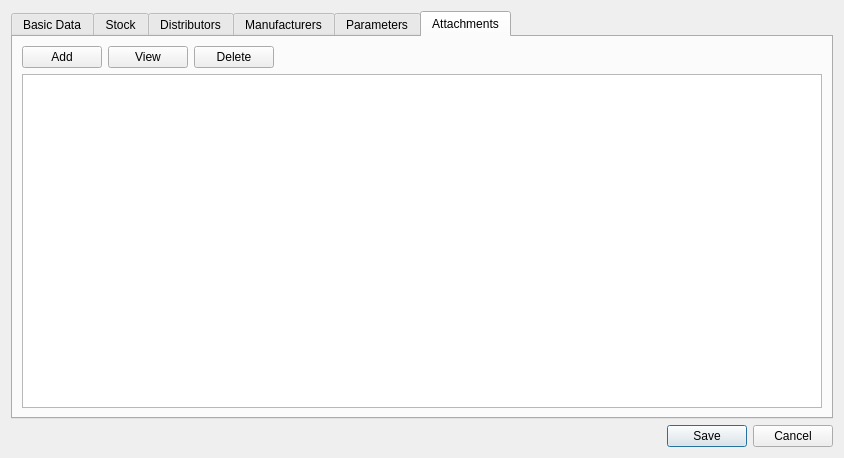
<?xml version="1.0" encoding="UTF-8"?>
<ui version="4.0">
 <class>PartDialog</class>
 <widget class="QDialog" name="PartDialog">
  <property name="geometry">
   <rect>
    <x>0</x>
    <y>0</y>
    <width>844</width>
    <height>458</height>
   </rect>
  </property>
  <property name="windowTitle">
   <string>Dialog</string>
  </property>
  <property name="windowIcon">
   <iconset resource="../../resources.qrc">
    <normaloff>:/largeIcons/page_parts</normaloff>:/largeIcons/page_parts</iconset>
  </property>
  <layout class="QVBoxLayout" name="verticalLayout">
   <item>
    <widget class="QTabWidget" name="tabWidget">
     <property name="currentIndex">
      <number>5</number>
     </property>
     <widget class="QWidget" name="tab_1">
      <attribute name="icon">
       <iconset resource="../../resources.qrc">
        <normaloff>:/icons/part</normaloff>:/icons/part</iconset>
      </attribute>
      <attribute name="title">
       <string>Basic Data</string>
      </attribute>
      <layout class="QFormLayout" name="formLayout">
       <item row="0" column="0">
        <widget class="QLabel" name="label">
         <property name="text">
          <string>Name:</string>
         </property>
        </widget>
       </item>
       <item row="0" column="1">
        <layout class="QHBoxLayout" name="horizontalLayout_9">
         <item>
          <widget class="QLineEdit" name="partNameEdit"/>
         </item>
        </layout>
       </item>
       <item row="1" column="0">
        <widget class="QLabel" name="label_2">
         <property name="text">
          <string>Description</string>
         </property>
        </widget>
       </item>
       <item row="1" column="1">
        <widget class="QLineEdit" name="partDescriptionEdit"/>
       </item>
       <item row="2" column="0">
        <widget class="QLabel" name="label_3">
         <property name="text">
          <string>Minimum Stock:</string>
         </property>
        </widget>
       </item>
       <item row="2" column="1">
        <layout class="QHBoxLayout" name="horizontalLayout_5">
         <item>
          <widget class="QSpinBox" name="minStockSpinBox">
           <property name="maximum">
            <number>9999999</number>
           </property>
           <property name="value">
            <number>0</number>
           </property>
          </widget>
         </item>
         <item>
          <widget class="QLabel" name="label_4">
           <property name="text">
            <string>Part unit:</string>
           </property>
          </widget>
         </item>
         <item>
          <widget class="RelationalComboBox" name="partUnitCombo"/>
         </item>
         <item>
          <spacer name="horizontalSpacer_6">
           <property name="orientation">
            <enum>Qt::Horizontal</enum>
           </property>
           <property name="sizeHint" stdset="0">
            <size>
             <width>40</width>
             <height>20</height>
            </size>
           </property>
          </spacer>
         </item>
        </layout>
       </item>
       <item row="3" column="0">
        <widget class="QLabel" name="label_5">
         <property name="text">
          <string>Category:</string>
         </property>
        </widget>
       </item>
       <item row="3" column="1">
        <widget class="TreeViewComboBox" name="partCategoryCombo">
         <property name="sizePolicy">
          <sizepolicy hsizetype="Expanding" vsizetype="Fixed">
           <horstretch>0</horstretch>
           <verstretch>0</verstretch>
          </sizepolicy>
         </property>
         <property name="minimumContentsLength">
          <number>24</number>
         </property>
        </widget>
       </item>
       <item row="4" column="1">
        <layout class="QHBoxLayout" name="horizontalLayout_6"/>
       </item>
       <item row="5" column="0">
        <widget class="QLabel" name="label_7">
         <property name="text">
          <string>Package:</string>
         </property>
        </widget>
       </item>
       <item row="5" column="1">
        <layout class="QHBoxLayout" name="horizontalLayout_7">
         <item>
          <widget class="QRadioButton" name="nonePackageRadioButton">
           <property name="text">
            <string>None</string>
           </property>
          </widget>
         </item>
         <item>
          <widget class="QRadioButton" name="usePackageRadioButton">
           <property name="text">
            <string/>
           </property>
          </widget>
         </item>
         <item>
          <widget class="RelationalComboBox" name="partPackageCombo">
           <property name="editable">
            <bool>true</bool>
           </property>
           <property name="insertPolicy">
            <enum>QComboBox::NoInsert</enum>
           </property>
          </widget>
         </item>
         <item>
          <spacer name="horizontalSpacer_5">
           <property name="orientation">
            <enum>Qt::Horizontal</enum>
           </property>
           <property name="sizeHint" stdset="0">
            <size>
             <width>40</width>
             <height>20</height>
            </size>
           </property>
          </spacer>
         </item>
        </layout>
       </item>
       <item row="6" column="0">
        <widget class="QLabel" name="label_10">
         <property name="text">
          <string>Custom part#:</string>
         </property>
        </widget>
       </item>
       <item row="6" column="1">
        <widget class="QLineEdit" name="partCustomPartNumberEdit"/>
       </item>
       <item row="7" column="0">
        <widget class="QLabel" name="label_8">
         <property name="text">
          <string>Comment:</string>
         </property>
        </widget>
       </item>
       <item row="7" column="1">
        <widget class="QPlainTextEdit" name="partCommentText">
         <property name="sizePolicy">
          <sizepolicy hsizetype="Expanding" vsizetype="Expanding">
           <horstretch>0</horstretch>
           <verstretch>0</verstretch>
          </sizepolicy>
         </property>
         <property name="tabChangesFocus">
          <bool>true</bool>
         </property>
        </widget>
       </item>
      </layout>
     </widget>
     <widget class="QWidget" name="tab">
      <attribute name="icon">
       <iconset resource="../../resources.qrc">
        <normaloff>:/icons/stock</normaloff>:/icons/stock</iconset>
      </attribute>
      <attribute name="title">
       <string>Stock</string>
      </attribute>
      <layout class="QVBoxLayout" name="verticalLayout_6">
       <item>
        <layout class="QHBoxLayout" name="horizontalLayout_8">
         <item>
          <widget class="QPushButton" name="addStockEntryButton">
           <property name="text">
            <string>Add</string>
           </property>
           <property name="icon">
            <iconset resource="../../resources.qrc">
             <normaloff>:/icons/stock_entry_add</normaloff>:/icons/stock_entry_add</iconset>
           </property>
          </widget>
         </item>
         <item>
          <widget class="QPushButton" name="removeStockButton">
           <property name="text">
            <string>Remove</string>
           </property>
           <property name="icon">
            <iconset resource="../../resources.qrc">
             <normaloff>:/icons/stock_entry_remove</normaloff>:/icons/stock_entry_remove</iconset>
           </property>
          </widget>
         </item>
         <item>
          <widget class="QPushButton" name="moveStockButton">
           <property name="text">
            <string>Move</string>
           </property>
           <property name="icon">
            <iconset resource="../../resources.qrc">
             <normaloff>:/icons/stock_entry_move</normaloff>:/icons/stock_entry_move</iconset>
           </property>
          </widget>
         </item>
         <item>
          <spacer name="horizontalSpacer_8">
           <property name="orientation">
            <enum>Qt::Horizontal</enum>
           </property>
           <property name="sizeHint" stdset="0">
            <size>
             <width>40</width>
             <height>20</height>
            </size>
           </property>
          </spacer>
         </item>
        </layout>
       </item>
       <item>
        <widget class="ExtendedTableView" name="partStockTableView">
         <property name="tabKeyNavigation">
          <bool>false</bool>
         </property>
         <property name="alternatingRowColors">
          <bool>true</bool>
         </property>
         <property name="selectionMode">
          <enum>QAbstractItemView::SingleSelection</enum>
         </property>
         <property name="selectionBehavior">
          <enum>QAbstractItemView::SelectRows</enum>
         </property>
         <attribute name="horizontalHeaderStretchLastSection">
          <bool>true</bool>
         </attribute>
         <attribute name="verticalHeaderVisible">
          <bool>false</bool>
         </attribute>
        </widget>
       </item>
      </layout>
     </widget>
     <widget class="QWidget" name="tab_2">
      <attribute name="icon">
       <iconset resource="../../resources.qrc">
        <normaloff>:/icons/distributor</normaloff>:/icons/distributor</iconset>
      </attribute>
      <attribute name="title">
       <string>Distributors</string>
      </attribute>
      <layout class="QVBoxLayout" name="verticalLayout_2">
       <item>
        <layout class="QHBoxLayout" name="horizontalLayout">
         <item>
          <widget class="QPushButton" name="addDistributorButton">
           <property name="text">
            <string>Add</string>
           </property>
           <property name="icon">
            <iconset resource="../../resources.qrc">
             <normaloff>:/icons/distributor_add</normaloff>:/icons/distributor_add</iconset>
           </property>
          </widget>
         </item>
         <item>
          <widget class="QPushButton" name="deleteDistributorButton">
           <property name="text">
            <string>Delete</string>
           </property>
           <property name="icon">
            <iconset resource="../../resources.qrc">
             <normaloff>:/icons/distributor_delete</normaloff>:/icons/distributor_delete</iconset>
           </property>
          </widget>
         </item>
         <item>
          <spacer name="horizontalSpacer">
           <property name="orientation">
            <enum>Qt::Horizontal</enum>
           </property>
           <property name="sizeHint" stdset="0">
            <size>
             <width>40</width>
             <height>20</height>
            </size>
           </property>
          </spacer>
         </item>
        </layout>
       </item>
       <item>
        <widget class="ExtendedTableView" name="partDistributorsTableView">
         <property name="tabKeyNavigation">
          <bool>false</bool>
         </property>
         <property name="alternatingRowColors">
          <bool>true</bool>
         </property>
         <property name="selectionMode">
          <enum>QAbstractItemView::SingleSelection</enum>
         </property>
         <property name="selectionBehavior">
          <enum>QAbstractItemView::SelectRows</enum>
         </property>
         <attribute name="horizontalHeaderStretchLastSection">
          <bool>true</bool>
         </attribute>
         <attribute name="verticalHeaderVisible">
          <bool>false</bool>
         </attribute>
        </widget>
       </item>
      </layout>
     </widget>
     <widget class="QWidget" name="tab_3">
      <attribute name="icon">
       <iconset resource="../../resources.qrc">
        <normaloff>:/icons/manufacturer</normaloff>:/icons/manufacturer</iconset>
      </attribute>
      <attribute name="title">
       <string>Manufacturers</string>
      </attribute>
      <layout class="QVBoxLayout" name="verticalLayout_3">
       <item>
        <layout class="QHBoxLayout" name="horizontalLayout_2">
         <item>
          <widget class="QPushButton" name="addManufacturerButton">
           <property name="text">
            <string>Add</string>
           </property>
           <property name="icon">
            <iconset resource="../../resources.qrc">
             <normaloff>:/icons/manufacturer_add</normaloff>:/icons/manufacturer_add</iconset>
           </property>
          </widget>
         </item>
         <item>
          <widget class="QPushButton" name="deleteManufacturerButton">
           <property name="text">
            <string>Delete</string>
           </property>
           <property name="icon">
            <iconset resource="../../resources.qrc">
             <normaloff>:/icons/manufacturer_delete</normaloff>:/icons/manufacturer_delete</iconset>
           </property>
          </widget>
         </item>
         <item>
          <spacer name="horizontalSpacer_2">
           <property name="orientation">
            <enum>Qt::Horizontal</enum>
           </property>
           <property name="sizeHint" stdset="0">
            <size>
             <width>40</width>
             <height>20</height>
            </size>
           </property>
          </spacer>
         </item>
        </layout>
       </item>
       <item>
        <widget class="ExtendedTableView" name="partManufacturerTableView">
         <property name="alternatingRowColors">
          <bool>true</bool>
         </property>
         <property name="selectionMode">
          <enum>QAbstractItemView::SingleSelection</enum>
         </property>
         <property name="selectionBehavior">
          <enum>QAbstractItemView::SelectRows</enum>
         </property>
         <attribute name="horizontalHeaderStretchLastSection">
          <bool>true</bool>
         </attribute>
         <attribute name="verticalHeaderVisible">
          <bool>false</bool>
         </attribute>
        </widget>
       </item>
      </layout>
     </widget>
     <widget class="QWidget" name="tab_4">
      <attribute name="icon">
       <iconset resource="../../resources.qrc">
        <normaloff>:/icons/parameter</normaloff>:/icons/parameter</iconset>
      </attribute>
      <attribute name="title">
       <string>Parameters</string>
      </attribute>
      <layout class="QVBoxLayout" name="verticalLayout_4">
       <item>
        <layout class="QHBoxLayout" name="horizontalLayout_3">
         <item>
          <widget class="QPushButton" name="addParameterButton">
           <property name="text">
            <string>Add</string>
           </property>
           <property name="icon">
            <iconset resource="../../resources.qrc">
             <normaloff>:/icons/row_add</normaloff>:/icons/row_add</iconset>
           </property>
          </widget>
         </item>
         <item>
          <widget class="QPushButton" name="deleteParameterButton">
           <property name="text">
            <string>Delete</string>
           </property>
           <property name="icon">
            <iconset resource="../../resources.qrc">
             <normaloff>:/icons/row_delete</normaloff>:/icons/row_delete</iconset>
           </property>
          </widget>
         </item>
         <item>
          <spacer name="horizontalSpacer_3">
           <property name="orientation">
            <enum>Qt::Horizontal</enum>
           </property>
           <property name="sizeHint" stdset="0">
            <size>
             <width>40</width>
             <height>20</height>
            </size>
           </property>
          </spacer>
         </item>
        </layout>
       </item>
       <item>
        <widget class="ExtendedTableView" name="partParametersTableView">
         <property name="alternatingRowColors">
          <bool>true</bool>
         </property>
         <property name="selectionMode">
          <enum>QAbstractItemView::SingleSelection</enum>
         </property>
         <property name="selectionBehavior">
          <enum>QAbstractItemView::SelectRows</enum>
         </property>
         <attribute name="horizontalHeaderStretchLastSection">
          <bool>true</bool>
         </attribute>
         <attribute name="verticalHeaderVisible">
          <bool>false</bool>
         </attribute>
        </widget>
       </item>
      </layout>
     </widget>
     <widget class="QWidget" name="tab_5">
      <attribute name="icon">
       <iconset resource="../../resources.qrc">
        <normaloff>:/icons/attach</normaloff>:/icons/attach</iconset>
      </attribute>
      <attribute name="title">
       <string>Attachments</string>
      </attribute>
      <layout class="QVBoxLayout" name="verticalLayout_5">
       <item>
        <layout class="QHBoxLayout" name="horizontalLayout_4">
         <item>
          <widget class="QPushButton" name="addAttachmentButton">
           <property name="text">
            <string>Add</string>
           </property>
           <property name="icon">
            <iconset resource="../../resources.qrc">
             <normaloff>:/icons/link_add</normaloff>:/icons/link_add</iconset>
           </property>
          </widget>
         </item>
         <item>
          <widget class="QPushButton" name="viewAttachmentButton">
           <property name="text">
            <string>View</string>
           </property>
           <property name="icon">
            <iconset resource="../../resources.qrc">
             <normaloff>:/icons/link_go</normaloff>:/icons/link_go</iconset>
           </property>
          </widget>
         </item>
         <item>
          <widget class="QPushButton" name="deleteAttachmentButton">
           <property name="text">
            <string>Delete</string>
           </property>
           <property name="icon">
            <iconset resource="../../resources.qrc">
             <normaloff>:/icons/link_delete</normaloff>:/icons/link_delete</iconset>
           </property>
          </widget>
         </item>
         <item>
          <spacer name="horizontalSpacer_4">
           <property name="orientation">
            <enum>Qt::Horizontal</enum>
           </property>
           <property name="sizeHint" stdset="0">
            <size>
             <width>40</width>
             <height>20</height>
            </size>
           </property>
          </spacer>
         </item>
        </layout>
       </item>
       <item>
        <widget class="AttachmentsTableView" name="partAttachmentsTableView">
         <property name="alternatingRowColors">
          <bool>true</bool>
         </property>
         <property name="selectionMode">
          <enum>QAbstractItemView::SingleSelection</enum>
         </property>
         <property name="selectionBehavior">
          <enum>QAbstractItemView::SelectRows</enum>
         </property>
         <attribute name="horizontalHeaderStretchLastSection">
          <bool>true</bool>
         </attribute>
         <attribute name="verticalHeaderVisible">
          <bool>false</bool>
         </attribute>
        </widget>
       </item>
      </layout>
     </widget>
    </widget>
   </item>
   <item>
    <widget class="QDialogButtonBox" name="buttonBox">
     <property name="orientation">
      <enum>Qt::Horizontal</enum>
     </property>
     <property name="standardButtons">
      <set>QDialogButtonBox::Cancel|QDialogButtonBox::Save</set>
     </property>
    </widget>
   </item>
  </layout>
 </widget>
 <customwidgets>
  <customwidget>
   <class>TreeViewComboBox</class>
   <extends>QComboBox</extends>
   <header>widgets/treeviewcombobox.h</header>
  </customwidget>
  <customwidget>
   <class>RelationalComboBox</class>
   <extends>QComboBox</extends>
   <header>widgets/relationalcombobox.h</header>
  </customwidget>
  <customwidget>
   <class>ExtendedTableView</class>
   <extends>QTableView</extends>
   <header>widgets/extendedtableview.h</header>
  </customwidget>
  <customwidget>
   <class>AttachmentsTableView</class>
   <extends>QTableView</extends>
   <header>attachment/attachmentstableview.h</header>
  </customwidget>
 </customwidgets>
 <resources>
  <include location="../../resources.qrc"/>
 </resources>
 <connections>
  <connection>
   <sender>buttonBox</sender>
   <signal>rejected()</signal>
   <receiver>PartDialog</receiver>
   <slot>reject()</slot>
   <hints>
    <hint type="sourcelabel">
     <x>708</x>
     <y>411</y>
    </hint>
    <hint type="destinationlabel">
     <x>2</x>
     <y>273</y>
    </hint>
   </hints>
  </connection>
  <connection>
   <sender>buttonBox</sender>
   <signal>accepted()</signal>
   <receiver>PartDialog</receiver>
   <slot>accept()</slot>
   <hints>
    <hint type="sourcelabel">
     <x>692</x>
     <y>402</y>
    </hint>
    <hint type="destinationlabel">
     <x>3</x>
     <y>329</y>
    </hint>
   </hints>
  </connection>
 </connections>
</ui>
